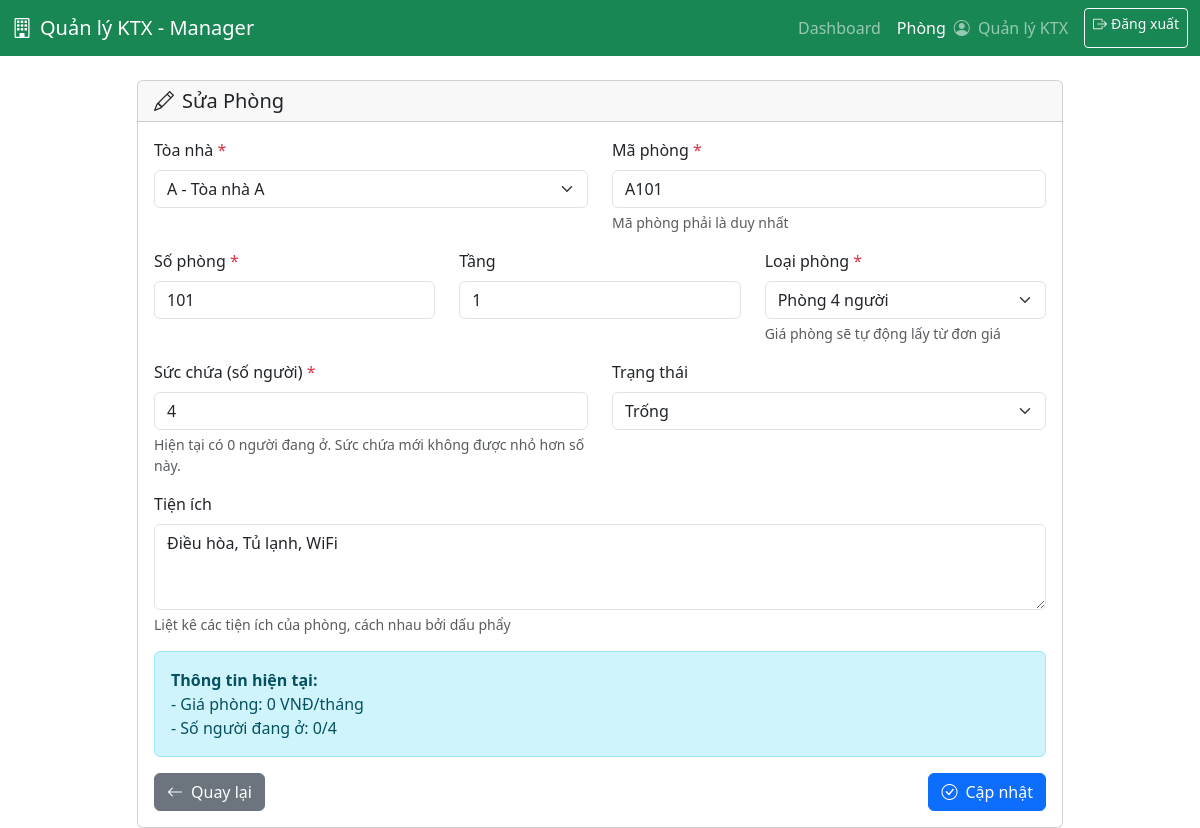
The page /views/manager/rooms/edit_room.php?id=1 (signed in) on the database its author committed.
### tables this page shows
CREATE TABLE rooms (
    id INT AUTO_INCREMENT PRIMARY KEY,
    building_id INT NOT NULL,
    room_code VARCHAR(20) UNIQUE NOT NULL COMMENT 'Mã phòng',
    room_number VARCHAR(20) NOT NULL,
    floor INT DEFAULT 1 COMMENT 'Tầng',
    capacity INT NOT NULL COMMENT 'Sức chứa - số người',
    current_occupancy INT DEFAULT 0 COMMENT 'Số người hiện tại',
    price_per_month DECIMAL(15,2) COMMENT 'Giá/tháng - lấy từ bảng Pricing',
    room_type ENUM('đơn', 'đôi', '4 người', '6 người') NOT NULL,
    amenities TEXT COMMENT 'Tiện ích: JSON hoặc text',
    status ENUM('available', 'occupied', 'maintenance') DEFAULT 'available',
    created_at TIMESTAMP DEFAULT CURRENT_TIMESTAMP,
    updated_at TIMESTAMP DEFAULT CURRENT_TIMESTAMP ON UPDATE CURRENT_TIMESTAMP,
    FOREIGN KEY (building_id) REFERENCES buildings(id) ON DELETE CASCADE,
    INDEX idx_building_id (building_id),
    INDEX idx_room_code (room_code),
    INDEX idx_status (status),
    INDEX idx_room_type (room_type)
);

CREATE TABLE buildings (
    id INT AUTO_INCREMENT PRIMARY KEY,
    building_code VARCHAR(20) UNIQUE NOT NULL COMMENT 'Mã tòa',
    building_name VARCHAR(100) NOT NULL COMMENT 'Tên tòa',
    address TEXT,
    floors INT DEFAULT 1 COMMENT 'Số tầng',
    description TEXT,
    created_at TIMESTAMP DEFAULT CURRENT_TIMESTAMP,
    INDEX idx_building_code (building_code)
);

### functions/auth.php (called while the page is built, shortened)
<?php
require_once __DIR__ . '/helpers.php';
function getCurrentUser() {
    if (isset($_SESSION['user_id']) && isset($_SESSION['username'])) {
        return [
            'id' => $_SESSION['user_id'],
            'username' => $_SESSION['username'],
            'full_name' => $_SESSION['full_name'] ?? null,
            'role' => $_SESSION['role'] ?? null,
            'email' => $_SESSION['email'] ?? null,
            'phone' => $_SESSION['phone'] ?? null
        ];
    }
    return null;
}
?>

### functions/helpers.php (called while the page is built, shortened)
<?php
function formatCurrency($amount) {
    return number_format($amount, 0, ',', '.') . ' VNĐ';
}
function escapeHtml($string) {
    return htmlspecialchars($string, ENT_QUOTES, 'UTF-8');
}
?>

### functions/buildings.php (called while the page is built, shortened)
<?php
function getAllBuildings() {
    $conn = getDbConnection();
    $buildings = [];
    $sql = "SELECT * FROM buildings ORDER BY building_code ASC";
    $result = mysqli_query($conn, $sql);
    if ($result && mysqli_num_rows($result) > 0) {
        while ($row = mysqli_fetch_assoc($result)) {
            $buildings[] = $row;
        }
    }
    return $buildings;
}
?>

### functions/rooms.php (called while the page is built, shortened)
<?php
function getRoomById($id) {
    $conn = getDbConnection();
    $room = null;
    $sql = "SELECT r.*, b.building_name, b.building_code
            FROM rooms r
            LEFT JOIN buildings b ON r.building_id = b.id
            WHERE r.id = ? LIMIT 1";
    $stmt = mysqli_prepare($conn, $sql);
    if ($stmt) {
        mysqli_stmt_bind_param($stmt, "i", $id);
        mysqli_stmt_execute($stmt);
        $result = mysqli_stmt_get_result($stmt);
        if ($result && mysqli_num_rows($result) > 0) {
            $room = mysqli_fetch_assoc($result);
        }
    }
    return $room;
}
function getRoomTypes() {
    return [
        'đơn' => 'Phòng đơn',
        'đôi' => 'Phòng đôi',
        '4 người' => 'Phòng 4 người',
        '6 người' => 'Phòng 6 người'
    ];
}
function getRoomStatuses() {
    return [
        'available' => 'Trống',
        'occupied' => 'Đã có người ở',
        'maintenance' => 'Đang sửa chữa'
    ];
}
?>

### views/manager/rooms/edit_room.php (the view, shortened to what this page needs)
<?php
require_once __DIR__ . '/../../../functions/auth.php';
require_once __DIR__ . '/../../../functions/helpers.php';
require_once __DIR__ . '/../../../functions/rooms.php';
require_once __DIR__ . '/../../../functions/buildings.php';
$currentUser = getCurrentUser();
$id = intval($_GET['id'] ?? 0);
$room = getRoomById($id);
$buildings = getAllBuildings();
$roomTypes = getRoomTypes();
$roomStatuses = getRoomStatuses();
?>
<!DOCTYPE html>
<html lang="vi">
<head>
    <link href="https://cdn.jsdelivr.net/npm/bootstrap@5.3.3/dist/css/bootstrap.min.css" rel="stylesheet">
    <link href="https://cdn.jsdelivr.net/npm/bootstrap-icons@1.11.0/font/bootstrap-icons.css" rel="stylesheet">
</head>
<body>
    <nav class="navbar navbar-expand-lg navbar-dark bg-success">
        <div class="container-fluid">
            <a class="navbar-brand" href="../dashboard.php">
                <i class="bi bi-building me-2"></i>Quản lý KTX - Manager
            </a>
            <div class="navbar-nav ms-auto">
                <a class="nav-link" href="../dashboard.php">Dashboard</a>
                <a class="nav-link active" href="../rooms.php">Phòng</a>
                <span class="navbar-text me-3">
                    <i class="bi bi-person-circle me-1"></i>
                    <?php echo escapeHtml($currentUser['full_name'] ?? $currentUser['username']); ?>
                </span>
                <a class="btn btn-outline-light btn-sm" href="../../../../handle/logout_process.php">
                    <i class="bi bi-box-arrow-right me-1"></i>Đăng xuất
                </a>
            </div>
        </div>
    </nav>
    <div class="container mt-4">
        <div class="row justify-content-center">
            <div class="col-md-10">
                <div class="card">
                    <div class="card-header">
                        <h5 class="mb-0">
                            <i class="bi bi-pencil me-2"></i>Sửa Phòng
                        </h5>
                    </div>
                    <div class="card-body">
                        <form method="POST" action="../../../../handle/rooms_process.php">
                            <div class="row">
                                <div class="col-md-6 mb-3">
                                    <label for="building_id" class="form-label">
                                        Tòa nhà <span class="text-danger">*</span>
                                    </label>
                                    <select class="form-select" id="building_id" name="building_id" required>
                                        <?php foreach ($buildings as $building): ?>
                                            <option value="<?php echo $building['id']; ?>"
                                                    <?php echo ($room['building_id'] == $building['id']) ? 'selected' : ''; ?>>
                                                <?php echo escapeHtml($building['building_code'] . ' - ' . $building['building_name']); ?>
                                            </option>
                                        <?php endforeach; ?>
                                    </select>
                                </div>
                                <div class="col-md-6 mb-3">
                                    <label for="room_code" class="form-label">
                                        Mã phòng <span class="text-danger">*</span>
                                    </label>
                                    <input type="text"
                                           class="form-control"
                                           id="room_code"
                                           name="room_code"
                                           value="<?php echo escapeHtml($room['room_code']); ?>"
                                           required
                                           maxlength="20">
                                    <div class="form-text">Mã phòng phải là duy nhất</div>
                                </div>
                            </div>
                            <div class="row">
                                <div class="col-md-4 mb-3">
                                    <label for="room_number" class="form-label">
                                        Số phòng <span class="text-danger">*</span>
                                    </label>
                                    <input type="text"
                                           class="form-control"
                                           id="room_number"
                                           name="room_number"
                                           value="<?php echo escapeHtml($room['room_number']); ?>"
                                           required
                                           maxlength="20">
                                </div>
                                <div class="col-md-4 mb-3">
                                    <label for="floor" class="form-label">Tầng</label>
                                    <input type="number"
                                           class="form-control"
                                           id="floor"
                                           name="floor"
                                           value="<?php echo escapeHtml($room['floor']); ?>"
                                           min="1"
                                           max="50">
                                </div>
                                <div class="col-md-4 mb-3">
                                    <label for="room_type" class="form-label">
                                        Loại phòng <span class="text-danger">*</span>
                                    </label>
                                    <select class="form-select" id="room_type" name="room_type" required onchange="updateCapacity()">
                                        <?php foreach ($roomTypes as $key => $label): ?>
                                            <option value="<?php echo escapeHtml($key); ?>"
                                                    <?php echo ($room['room_type'] == $key) ? 'selected' : ''; ?>>
                                                <?php echo escapeHtml($label); ?>
                                            </option>
                                        <?php endforeach; ?>
                                    </select>
                                    <div class="form-text">Giá phòng sẽ tự động lấy từ đơn giá</div>
                                </div>
                            </div>
                            <div class="row">
                                <div class="col-md-6 mb-3">
                                    <label for="capacity" class="form-label">
                                        Sức chứa (số người) <span class="text-danger">*</span>
                                    </label>
                                    <input type="number"
                                           class="form-control"
                                           id="capacity"
                                           name="capacity"
                                           value="<?php echo escapeHtml($room['capacity']); ?>"
                                           min="1"
                                           max="10"
                                           required>
                                    <div class="form-text">
                                        Hiện tại có <?php echo $room['current_occupancy']; ?> người đang ở.
                                        Sức chứa mới không được nhỏ hơn số này.
                                    </div>
                                </div>
                                <div class="col-md-6 mb-3">
                                    <label for="status" class="form-label">Trạng thái</label>
                                    <select class="form-select" id="status" name="status">
                                        <?php foreach ($roomStatuses as $key => $label): ?>
                                            <option value="<?php echo $key; ?>"
                                                    <?php echo ($room['status'] == $key) ? 'selected' : ''; ?>>
                                                <?php echo escapeHtml($label); ?>
                                            </option>
                                        <?php endforeach; ?>
                                    </select>
                                </div>
                            </div>
                            <div class="mb-3">
                                <label for="amenities" class="form-label">Tiện ích</label>
                                <textarea class="form-control"
                                          id="amenities"
                                          name="amenities"
                                          rows="3"><?php echo escapeHtml($room['amenities'] ?? ''); ?></textarea>
                                <div class="form-text">Liệt kê các tiện ích của phòng, cách nhau bởi dấu phẩy</div>
                            </div>
                            <div class="alert alert-info">
                                <strong>Thông tin hiện tại:</strong><br>
                                - Giá phòng: <?php echo formatCurrency($room['price_per_month'] ?? 0); ?>/tháng<br>
                                - Số người đang ở: <?php echo $room['current_occupancy']; ?>/<?php echo $room['capacity']; ?>
                            </div>
                            <div class="d-flex justify-content-between">
                                <a href="../rooms.php" class="btn btn-secondary">
                                    <i class="bi bi-arrow-left me-2"></i>Quay lại
                                </a>
                                <button type="submit" class="btn btn-primary">
                                    <i class="bi bi-check-circle me-2"></i>Cập nhật
                                </button>
                            </div>
                        </form>
                    </div>
                </div>
            </div>
        </div>
    </div>
</body>
</html>

### rows shown on the page
rooms: building_id "A - Tòa nhà A", room_code "A101", room_number "101", floor "1", room_type "Phòng 4 người", capacity "4", current_occupancy "0", status "Trống", amenities "Điều hòa, Tủ lạnh, WiFi", price_per_month "0 VNĐ"

### other values the page prints
escapeHtml($currentUser['full_name'] ?? $currentUser['username']) "Quản lý KTX"
